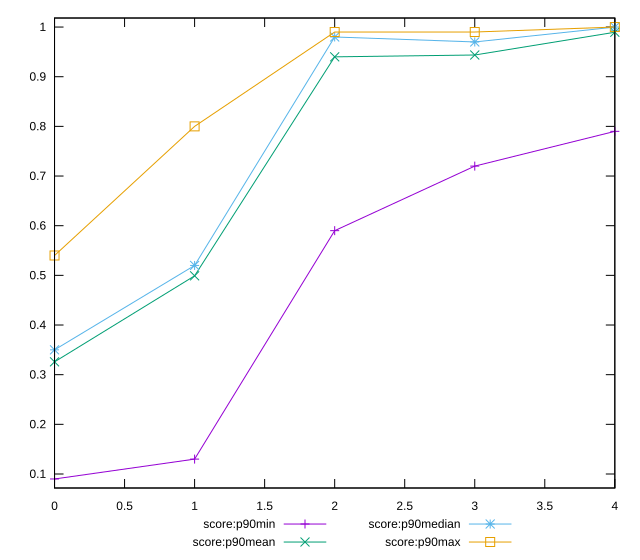

gnuplot code for this plot:
reset

$scoreP90Min <<EOF
0 0.09
1 0.13
2 0.59
3 0.72
4 0.79
EOF

$scoreP90Mean <<EOF
0 0.32585106382978724
1 0.49904255319148927
2 0.9399999999999993
3 0.9437234042553192
4 0.9895744680851063
EOF

$scoreP90Median <<EOF
0 0.35
1 0.52
2 0.98
3 0.97
4 1
EOF

$scoreP90Max <<EOF
0 0.54
1 0.8
2 0.99
3 0.99
4 1
EOF

set key outside below
set xrange [0:4]
set yrange [0.0718:1.0182]
set trange [0.0718:1.0182]
set terminal svg size 640, 560 enhanced background rgb 'white'
set output "report_00014_2021-02-09T15:56:05.503Z/speed-index/progression/score.svg"

plot $scoreP90Min title "score:p90min" with linespoints, \
     $scoreP90Mean title "score:p90mean" with linespoints, \
     $scoreP90Median title "score:p90median" with linespoints, \
     $scoreP90Max title "score:p90max" with linespoints

reset
